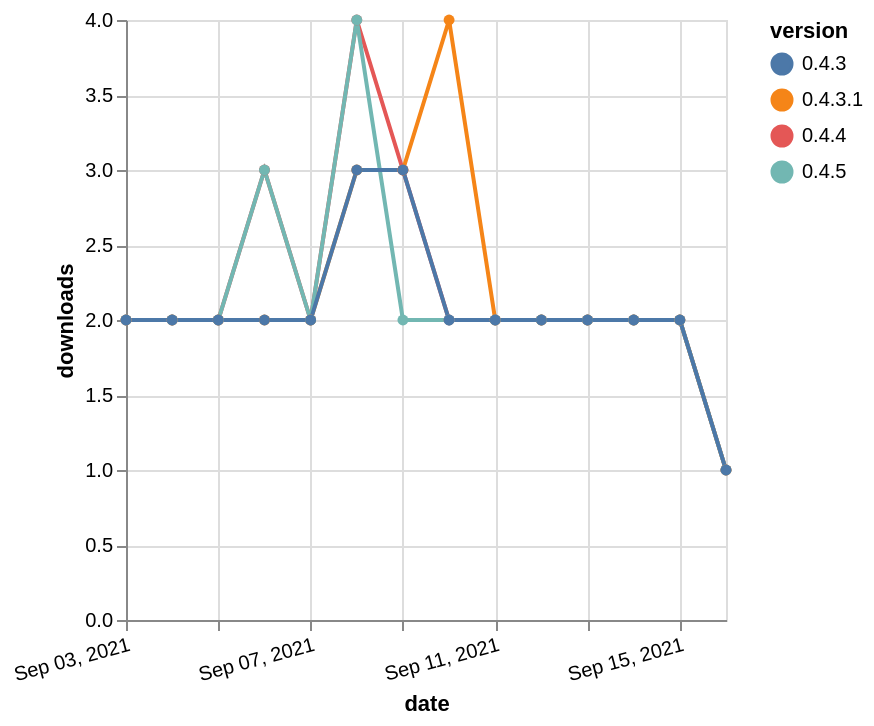

The specification (Vega-Lite) saved for this image:
### Vega-Lite specification from a JSON file in a GitHub repository (floating-point values rounded to 4 significant figures)
{"$schema": "https://vega.github.io/schema/vega-lite/v5.json", "description": "A simple bar chart with embedded data.", "data": {"values": [{"date": "2021-09-03", "total": 1151, "delta": 2, "version": "0.4.4"}, {"date": "2021-09-04", "total": 1153, "delta": 2, "version": "0.4.4"}, {"date": "2021-09-05", "total": 1155, "delta": 2, "version": "0.4.4"}, {"date": "2021-09-06", "total": 1158, "delta": 3, "version": "0.4.4"}, {"date": "2021-09-07", "total": 1160, "delta": 2, "version": "0.4.4"}, {"date": "2021-09-08", "total": 1164, "delta": 4, "version": "0.4.4"}, {"date": "2021-09-09", "total": 1167, "delta": 3, "version": "0.4.4"}, {"date": "2021-09-10", "total": 1169, "delta": 2, "version": "0.4.4"}, {"date": "2021-09-11", "total": 1171, "delta": 2, "version": "0.4.4"}, {"date": "2021-09-12", "total": 1173, "delta": 2, "version": "0.4.4"}, {"date": "2021-09-13", "total": 1175, "delta": 2, "version": "0.4.4"}, {"date": "2021-09-14", "total": 1177, "delta": 2, "version": "0.4.4"}, {"date": "2021-09-15", "total": 1179, "delta": 2, "version": "0.4.4"}, {"date": "2021-09-16", "total": 1180, "delta": 1, "version": "0.4.4"}, {"date": "2021-09-03", "total": 1154, "delta": 2, "version": "0.4.3.1"}, {"date": "2021-09-04", "total": 1156, "delta": 2, "version": "0.4.3.1"}, {"date": "2021-09-05", "total": 1158, "delta": 2, "version": "0.4.3.1"}, {"date": "2021-09-06", "total": 1160, "delta": 2, "version": "0.4.3.1"}, {"date": "2021-09-07", "total": 1162, "delta": 2, "version": "0.4.3.1"}, {"date": "2021-09-08", "total": 1165, "delta": 3, "version": "0.4.3.1"}, {"date": "2021-09-09", "total": 1168, "delta": 3, "version": "0.4.3.1"}, {"date": "2021-09-10", "total": 1172, "delta": 4, "version": "0.4.3.1"}, {"date": "2021-09-11", "total": 1174, "delta": 2, "version": "0.4.3.1"}, {"date": "2021-09-12", "total": 1176, "delta": 2, "version": "0.4.3.1"}, {"date": "2021-09-13", "total": 1178, "delta": 2, "version": "0.4.3.1"}, {"date": "2021-09-14", "total": 1180, "delta": 2, "version": "0.4.3.1"}, {"date": "2021-09-15", "total": 1182, "delta": 2, "version": "0.4.3.1"}, {"date": "2021-09-16", "total": 1183, "delta": 1, "version": "0.4.3.1"}, {"date": "2021-09-03", "total": 579, "delta": 2, "version": "0.4.5"}, {"date": "2021-09-04", "total": 581, "delta": 2, "version": "0.4.5"}, {"date": "2021-09-05", "total": 583, "delta": 2, "version": "0.4.5"}, {"date": "2021-09-06", "total": 586, "delta": 3, "version": "0.4.5"}, {"date": "2021-09-07", "total": 588, "delta": 2, "version": "0.4.5"}, {"date": "2021-09-08", "total": 592, "delta": 4, "version": "0.4.5"}, {"date": "2021-09-09", "total": 594, "delta": 2, "version": "0.4.5"}, {"date": "2021-09-10", "total": 596, "delta": 2, "version": "0.4.5"}, {"date": "2021-09-11", "total": 598, "delta": 2, "version": "0.4.5"}, {"date": "2021-09-12", "total": 600, "delta": 2, "version": "0.4.5"}, {"date": "2021-09-13", "total": 602, "delta": 2, "version": "0.4.5"}, {"date": "2021-09-14", "total": 604, "delta": 2, "version": "0.4.5"}, {"date": "2021-09-15", "total": 606, "delta": 2, "version": "0.4.5"}, {"date": "2021-09-16", "total": 607, "delta": 1, "version": "0.4.5"}, {"date": "2021-09-03", "total": 1152, "delta": 2, "version": "0.4.3"}, {"date": "2021-09-04", "total": 1154, "delta": 2, "version": "0.4.3"}, {"date": "2021-09-05", "total": 1156, "delta": 2, "version": "0.4.3"}, {"date": "2021-09-06", "total": 1158, "delta": 2, "version": "0.4.3"}, {"date": "2021-09-07", "total": 1160, "delta": 2, "version": "0.4.3"}, {"date": "2021-09-08", "total": 1163, "delta": 3, "version": "0.4.3"}, {"date": "2021-09-09", "total": 1166, "delta": 3, "version": "0.4.3"}, {"date": "2021-09-10", "total": 1168, "delta": 2, "version": "0.4.3"}, {"date": "2021-09-11", "total": 1170, "delta": 2, "version": "0.4.3"}, {"date": "2021-09-12", "total": 1172, "delta": 2, "version": "0.4.3"}, {"date": "2021-09-13", "total": 1174, "delta": 2, "version": "0.4.3"}, {"date": "2021-09-14", "total": 1176, "delta": 2, "version": "0.4.3"}, {"date": "2021-09-15", "total": 1178, "delta": 2, "version": "0.4.3"}, {"date": "2021-09-16", "total": 1179, "delta": 1, "version": "0.4.3"}]}, "width": "container", "mark": {"type": "line", "point": {"filled": true}}, "encoding": {"x": {"field": "date", "type": "temporal", "timeUnit": "yearmonthdate", "title": "date", "axis": {"labelAngle": -15}}, "y": {"field": "delta", "type": "quantitative", "title": "downloads"}, "color": {"field": "version", "type": "nominal"}, "tooltip": {"field": "delta"}}}
